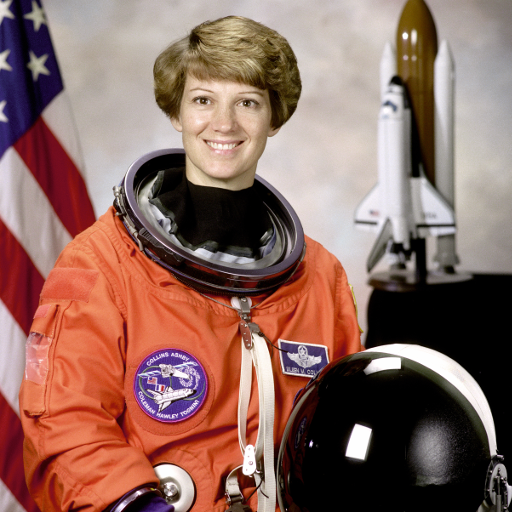
#> input picture skimage.data.astronaut(), 512 x 512 px
$ python 5.py   (older library calls are emulated)
#> lines starting #> are read from the running program, lines starting #| are printed output that depends on the picture
from PIL import Image
import numpy as np
import matplotlib.pyplot as plt
import cv2
from skimage import io, data
from skimage.viewer import ImageViewer


def ex_1():
    img = np.array(Image.open('fuck.jpg').convert('L'))

    plt.figure('lena')
    arr = img.flatten()
    n, bins, patches = plt.hist(arr, bins=256, normed=1, facecolor='green', alpha=0.75)
    plt.show()


def ex_2():
    src = Image.open('fuck.jpg')
    r, g, b = src.split()
    plt.figure('fuck')
    ar = np.array(r).flatten()
    plt.hist(ar, bins=256, normed=1, facecolor='r', edgecolor='r', hold=1)
    ag = np.array(g).flatten()
    plt.hist(ag, bins=256, normed=1, facecolor='g', edgecolor='g', hold=1)
    ab = np.array(b).flatten()
    plt.hist(ab, bins=256, normed=1, facecolor='b', edgecolor='b', hold=1)
    plt.show()


def ex_3():
    src = cv2.imread('fuck.jpg')
    b, g, r = cv2.split(src)  # cv2 read image channels in the sequence b,g,r while plt in the sequence r,g,b
    plt.figure('fuck')
    ar = np.array(r).flatten()
    plt.hist(ar, bins=256, normed=1, facecolor='r', edgecolor='r', hold=1)
    ag = np.array(g).flatten()
    plt.hist(ag, bins=256, normed=1, facecolor='g', edgecolor='g', hold=1)
    ab = np.array(b).flatten()
    plt.hist(ab, bins=256, normed=1, facecolor='b', edgecolor='b', hold=1)
    plt.show()


def ex_4():  # using plt to output
    img = data.astronaut()
#> img is the input picture: shape (512, 512, 3); mean R, G, B 141.6, 105.8, 96.5
    plt.figure(num='astronaut & RGB', figsize=(8, 8))

    #    plt.subplot(2, 2, 1)
    plt.subplot(221)
    plt.title('origin image')
    plt.imshow(img)

    plt.subplot(2, 2, 2)
    plt.title('R channel')
    plt.imshow(img[:, :, 0], plt.cm.gray)
    #    plt.imshow(img[:, :, 0])
    plt.axis('off')

    plt.subplot(2, 2, 3)
    plt.title('G channel')
    plt.imshow(img[:, :, 1], plt.cm.gray)
    plt.axis('off')

    plt.subplot(2, 2, 4)
    plt.title('B channel')
    plt.imshow(img[:, :, 2], plt.cm.gray)
    plt.axis('off')

    plt.show()
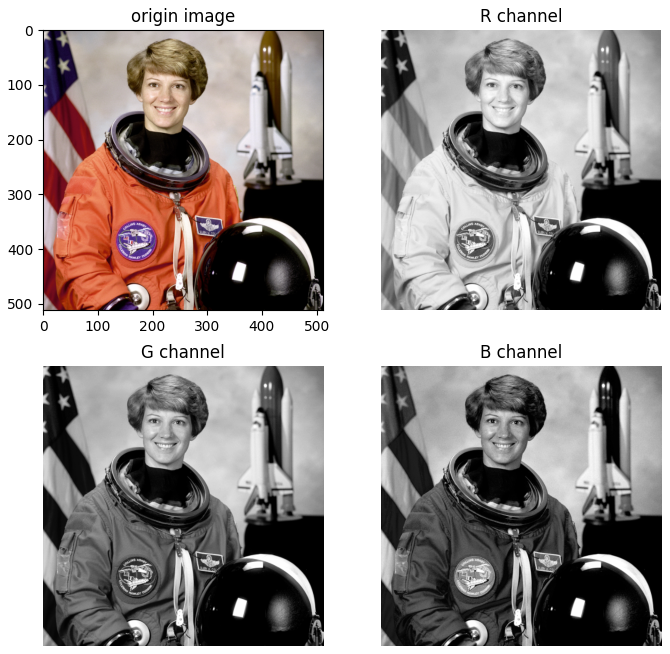
#> figure drawn by matplotlib, 4 panels


def ex_5():  # Fail on OSX 10.12.5
    img = data.astronaut()
    viewer = ImageViewer(img)
    viewer.show()


if __name__ == '__main__':
    ex_4()
